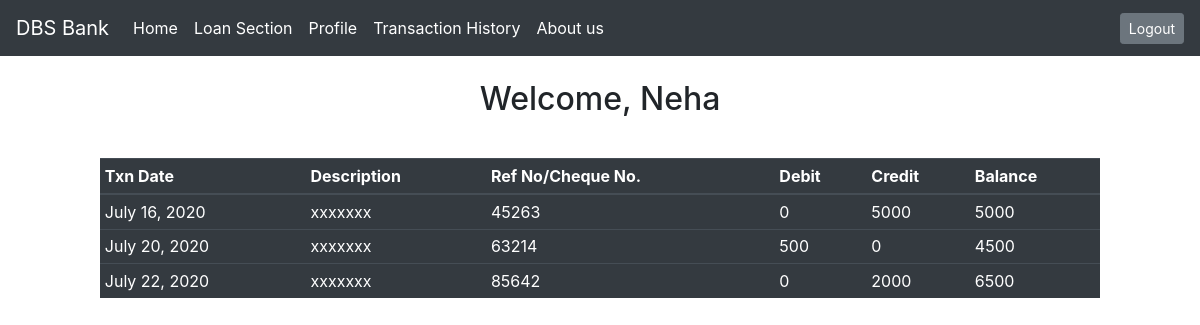
The app's page /transactionmain/ (signed in) with its own data.
### app/models.py (models this page shows)
class transactionhistory(models.Model):
	histdate = models.DateField()
	description= models.CharField(max_length=30)
	cheque=models.IntegerField()
	debit=models.IntegerField()
	credit=models.IntegerField()
	balance=models.IntegerField()
	owner=models.ForeignKey(User,on_delete=models.CASCADE)

### app/views.py (the view)
# urls.py: path('transactionmain/',views.transactionmain,name='transactionmain'),
def transactionmain(request):
    hdetail=transactionhistory.objects.filter(owner__username=request.user).values()
    return render(request,"transactionmain.html",{'hdetail':hdetail})

### template/transactionmain.html (shortened to what this page needs)
{% extends 'homepage.html' %}
        {% block content %}
        <table class="table table-sm table-dark mx-auto" style="width: 1000px; margin-top: 40px">
  <thead>
    <tr>
      <th scope="col">Txn Date</th>
      <th scope="col">Description</th>
      <th scope="col">Ref No/Cheque No.</th>
      <th scope="col">Debit</th>
      <th scope="col">Credit</th>
      <th scope="col">Balance</th>
    </tr>
  </thead>
  <tbody>
  	{% for x in hdetail %}
  	 <tr>
        <td>{{x.histdate}}</td>
        <td>{{x.description}}</td>
        <td>{{x.cheque}}</td>
        <td>{{x.debit}}</td>
        <td>{{x.credit}}</td>
        <td>{{x.balance}}</td>
    </tr>
{% endfor %}
  </tbody>
</table>
        {% endblock %}

### template/homepage.html (shortened to what this page needs)
<!doctype html>
<html lang="en">
  <head>
    <link rel="stylesheet" href="https://stackpath.bootstrapcdn.com/bootstrap/4.5.0/css/bootstrap.min.css">
  </head>
  <body>
    <div>
      <nav class="navbar navbar-expand-lg navbar-light bg-dark">
  <a class="navbar-brand"href="#" style="color: white">DBS Bank</a>
  <div class="collapse navbar-collapse" id="navbarSupportedContent">
    <ul class="navbar-nav mr-auto">
      <li class="nav-item active">
        <a class="nav-link" href="/" style="color: white">Home<span class="sr-only">(current)</span></a>
      </li>
      <li class="nav-item">
        <a class="nav-link" href="/loan" style="color: white">Loan Section</a>
      </li>
      <li class="nav-item">
        <a class="nav-link" href="/profile" style="color: white">Profile</a>
      </li>
      <li class="nav-item">
        <a class="nav-link" href="/transactionmain" style="color: white">Transaction History</a>
      </li>
      <li class="nav-item">
        <a class="nav-link" href="/aboutus" style="color: white">About us</a>
      </li>
    </ul>
    <form class="form-inline my-2 my-lg-0">
      <a class="btn btn-secondary btn-sm" style="margin-left:5px" href="/logoutuser">Logout</a>
    </form>
  </div>
</nav>
<br>
      <center><h2>Welcome, {{user}}</h2></center>
    </div>
    {% block content %}
    {% endblock %}
  </body>
</html>

### records on screen
transactionhistory: histdate "July 16, 2020", description "xxxxxxx", cheque "45263", debit "0", credit "5000", balance "5000"
transactionhistory: histdate "July 20, 2020", description "xxxxxxx", cheque "63214", debit "500", credit "0", balance "4500"
transactionhistory: histdate "July 22, 2020", description "xxxxxxx", cheque "85642", debit "0", credit "2000", balance "6500"

### other values on screen
{{ user }} "Neha"
